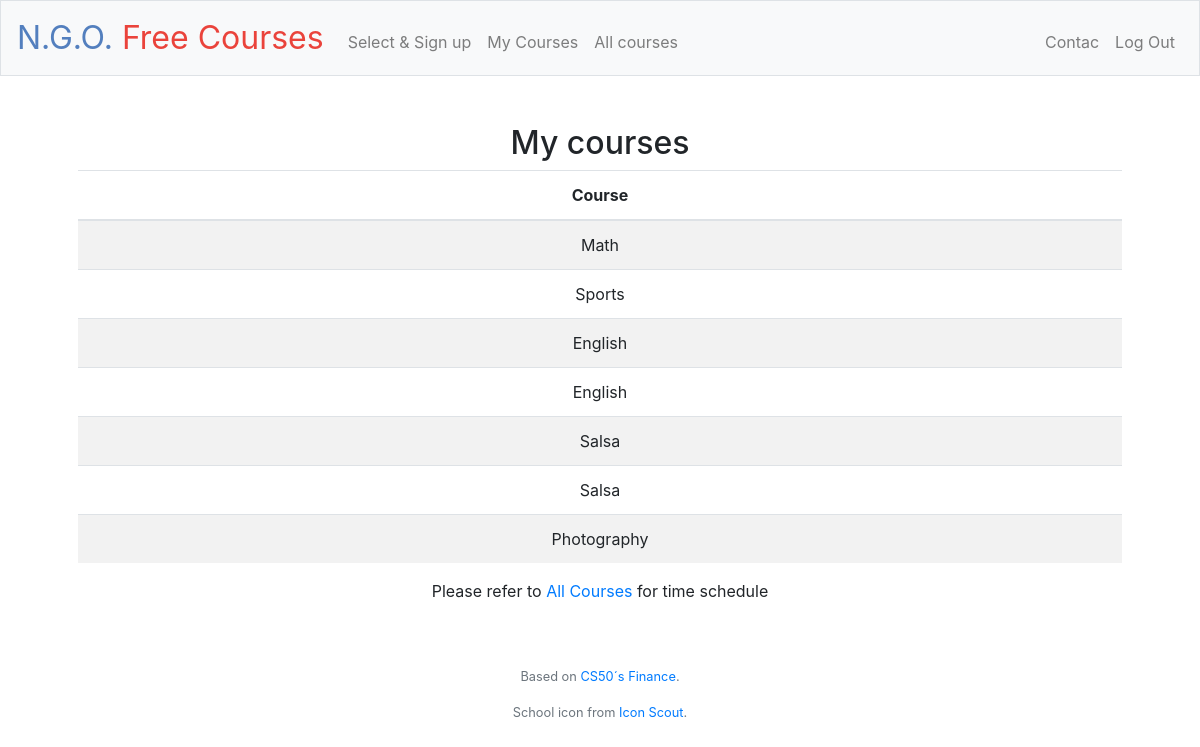
The page / (signed in) on the database its author committed.
### tables this page shows
CREATE TABLE 'courses' (id INTEGER PRIMARY KEY, course TEXT NOT NULL, people INTEGER, FOREIGN KEY (people) REFERENCES students (id));

### application.py (the view)
@app.route("/")
@login_required
def index():
    mycourses = db.execute("SELECT course FROM courses WHERE people =?", session["user_id"])
    return render_template("index.html", mycourses_t=mycourses)

### application.py (called while the page is built)
@app.after_request
def after_request(response):
    response.headers["Cache-Control"] = "no-cache, no-store, must-revalidate"
    response.headers["Expires"] = 0
    response.headers["Pragma"] = "no-cache"
    return response

### helpers.py (called while the page is built)
def login_required(f):
    @wraps(f)
    def decorated_function(*args, **kwargs):
        if session.get("user_id") is None:
            return redirect("/login")
        return f(*args, **kwargs)
    return decorated_function

### templates/index.html (shortened to what this page needs)
{% extends "layout.html" %}
{% block main %}
    <h2>My courses</h2>
    <table class="table table-striped">
        <thead>
            <tr>
                <th>Course</th>
            </tr>
        </thead>
        <tbody>
            {% for i in mycourses_t %}
                <tr>
                    <td>{{ i.course }}</td>
                </tr>
            {% endfor %}
        </tbody>
    </table>
    <p>Please refer to <a href = "/allcourses" target = blank>All Courses</a> for time schedule</p>
{% endblock %}

### rows shown on the page
courses: course "Math"
courses: course "Sports"
courses: course "English"
courses: course "English"
courses: course "Salsa"
courses: course "Salsa"
courses: course "Photography"
